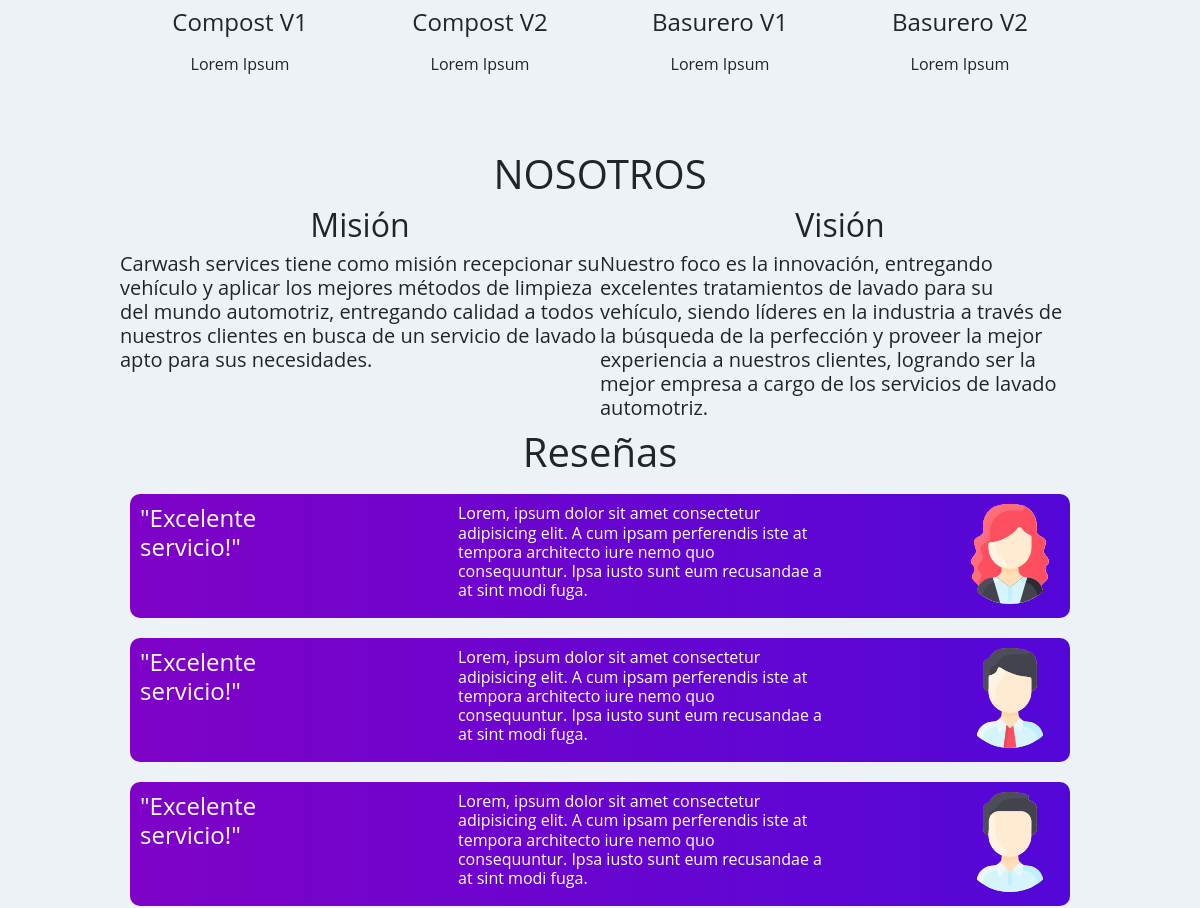
Before: / (middle part) with the older database file.
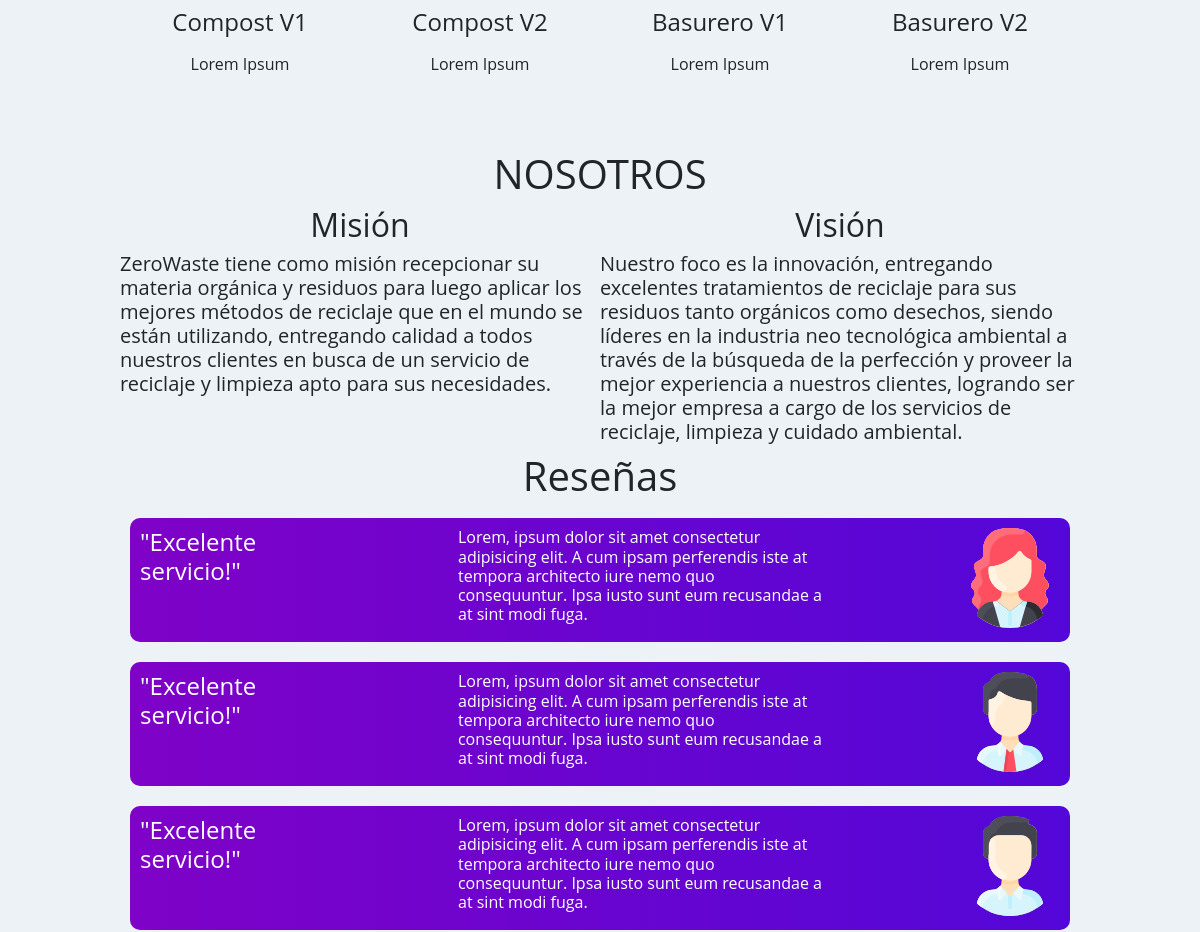
After: the same page with the newer database file.
### app/models.py (models this page shows)
class Servicios(models.Model):
    nombre = models.CharField(max_length=40)
    descripcion = models.TextField(max_length=200)
    imagen = models.ImageField(null=True, blank=True, upload_to="servicios")
    class Meta:
        verbose_name = "Servicio"
        verbose_name_plural = "Servicios"

class About_us(models.Model):
    mision = models.TextField(max_length=500)
    vision = models.TextField(max_length=500)
    class Meta:
        verbose_name = "Acerca de nosotros"
        verbose_name_plural = "Acerca de nosotros"

### app/views.py (the view)
# urls.py: path('', home, name="home"),
def home(request):
    slider = Slider.objects.all()
    about_us = About_us.objects.last()
    servicios = Servicios.objects.all()
    data = {
        "slider":slider,
        "servicios":servicios,
        "mision": getattr(about_us, "mision"),
        "vision": getattr(about_us, "vision")
    }
    return render(request, 'app/home.html', data)

### app/templates/app/home.html (shortened to what this page needs)
{% extends 'app/base.html' %}
{% load static %}
{% block css %}
<link rel="stylesheet" href="https://cdn.jsdelivr.net/bxslider/4.2.12/jquery.bxslider.css">
{% endblock %}
{% block contenido %}
<br><br>
<div class="services">
    {% for s in servicios %}
    <div class="service">
        <div class="service-container">
            <h4 class="service-title">{{ s.nombre }}</h4>
            <h6 class="service-text">{{ s.descripcion }}</h6>
        </div>
    </div>
    {% endfor %}
</div>
<br><br>
<h1 class="title">NOSOTROS</h1>
<div class="nosotros">
    <div>
        <h2 class="title">Misión</h1>
        <h5>{{ mision }}</h4>
        <br><br>
    </div>
    <div>
        <h2 class="title">Visión</h1>
        <h5>{{ vision }}</h4>
    </div>
</div>
<h1 id="reseñas" class="title">Reseñas</h1>
<div class="reviews">
    <div class="review">
        <div class="review-container">
            <h4 class="review-title">"Excelente servicio!"</h4>
            <h6 class="review-text">Lorem, ipsum dolor sit amet consectetur adipisicing elit. A cum ipsam perferendis iste at tempora architecto iure nemo quo consequuntur. Ipsa iusto sunt eum recusandae a at sint modi fuga.</h6>
            <img src="{% static 'app/img/avatars/012-woman.svg' %}" alt="">
        </div>
    </div>
    <div class="review">
        <div class="review-container">
            <h4 class="review-title">"Excelente servicio!"</h4>
            <h6 class="review-text">Lorem, ipsum dolor sit amet consectetur adipisicing elit. A cum ipsam perferendis iste at tempora architecto iure nemo quo consequuntur. Ipsa iusto sunt eum recusandae a at sint modi fuga.</h6>
            <img src="{% static 'app/img/avatars/005-man.svg' %}" alt="">
        </div>
    </div>
    <div class="review">
        <div class="review-container">
            <h4 class="review-title">"Excelente servicio!"</h4>
            <h6 class="review-text">Lorem, ipsum dolor sit amet consectetur adipisicing elit. A cum ipsam perferendis iste at tempora architecto iure nemo quo consequuntur. Ipsa iusto sunt eum recusandae a at sint modi fuga.</h6>
            <img src="{% static 'app/img/avatars/008-man.svg' %}" alt="">
        </div>
    </div>
</div>
<br><br>
{% endblock %}

### app/templates/app/base.html (shortened to what this page needs)
<!DOCTYPE html>
<html lang="es">
<head>
    <link rel="stylesheet" href="https://cdn.jsdelivr.net/npm/bootstrap@4.5.3/dist/css/bootstrap.min.css">
    {% block css %}
    {% endblock %}
    {% load static %}
    <link rel="stylesheet" href="{% static 'app/css/estilos.css' %}">
</head>
<body>
    <div id="content">
        {% block contenido %}
        {% endblock %}
    </div>
</body>
</html>

### app/static/app/css/estilos.css (style rules this page uses)
* { margin: 0; padding: 0; }
body { background-color: #EDF2F7; font-family: 'Open Sans', sans-serif; }
.title { text-align: center; }
.nosotros { display: flex; flex-wrap: wrap; }
.nosotros div { width: 50%; }
#content { width: 80%; margin: 20px auto; max-width: 1280px; min-height: 100vh; }
.services { display: flex; flex-wrap: wrap; }
.service { width: 25%; display: flex; justify-content: center; }
.service-container { width: 80%; margin: auto; padding: 10px; margin: 10px; height: auto; display: flex; align-items: center; flex-direction: column; }
.service-container .service-title { margin-top: 10px; text-align: center; }
.service-container .service-text { margin-top: 10px; text-align: center; }
.reviews { display: flex; flex-wrap: wrap; }
.reviews .review { width: 100%; }
.reviews .review .review-container { background: #5307D8; background: -webkit-linear-gradient(right, #5307D8, #7F02C7); background: -moz-linear-gradient(right, #5307D8, #7F02C7); background: linear-gradient(to left, #5307D8, #7F02C7); border-radius: 10px; display: flex; justify-content: space-between; margin: 10px; padding: 10px; }
.review-title { width: 20%; color: white; }
.review-text { width: 40%; color: white; }
.reviews img { height: 100px; object-fit: scale-down; border-radius: 100%; }

Changed rows visible on the page:
changed About_us: mision "Carwash services tiene como misión recepcionar su vehículo y aplicar los mejores métodos de limpieza del mundo automotriz, entregando calidad a todos nuestros clientes en busca de un servicio de lavado apto para sus necesidades." → "ZeroWaste tiene como misión recepcionar su materia orgánica y residuos para luego aplicar los mejores métodos de reciclaje que en el mundo se están utilizando, entregando calidad a todos nuestros clientes en busca de un servicio de reciclaje y limpieza apto para sus necesidades."; vision "…entregando excelentes tratamientos de lavado para su vehículo, siendo líderes en la industria a través de la búsqueda de la perfección y proveer la mejor experiencia a nuestros clientes, logrando ser la mejor empresa a cargo de los servicios de lavado automotriz." → "…entregando excelentes tratamientos de reciclaje para sus residuos tanto orgánicos como desechos, siendo líderes en la industria neo tecnológica ambiental a través de la búsqueda de la perfección y proveer la mejor experiencia a nuestros clientes, logrando ser la mejor empresa a cargo de los servicios de reciclaje, limpieza y cuidado ambiental."
